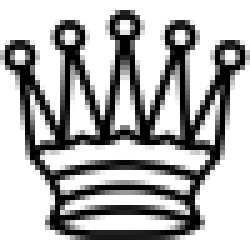
#> input picture code/queen.png, 50 x 50 px (shown 5 times larger)
$ python Queens.py
#> lines starting #> are read from the running program, lines starting #| are printed output that depends on the picture
import os
from collections import deque
import numpy as np
from matplotlib import pyplot as plt
import skimage
from skimage import io

image_directory = 'queen images'
N = 15


def is_valid(new_state, new_queen_i, new_queen_j):
    vertical_check = new_queen_j not in new_state
    if not vertical_check:
        return False
    main_diagonal = new_queen_i - new_queen_j
    anti_diagonal = new_queen_i + new_queen_j
    other_queens = new_state[:N - new_state.count(None)]
    for other_queen_i, other_queen_j in enumerate(other_queens):
        if other_queen_i - other_queen_j == main_diagonal:
            return False
        if other_queen_i + other_queen_j == anti_diagonal:
            return False
    return True


def expand_state(state):
    new_states = []
    available_places = state.count(None)
    if not available_places:
        return []
    new_queen_i = N - available_places
    for new_queen_j in range(N):
        if is_valid(state, new_queen_i, new_queen_j):
            new_state = list(state)
            new_state[new_queen_i] = new_queen_j
            new_states.append(tuple(new_state))
    return new_states


def search(initial_state):
    visited = {initial_state}
    states_queue = deque([initial_state])
    while states_queue:
        state_to_expand = states_queue.popleft()
        for next_state in expand_state(state_to_expand):
            if next_state not in visited:
                if next_state.count(None) == 0:
                    return next_state
                visited.add(next_state)
                states_queue.appendleft(next_state)
    return


def visualise_queens(queens):
    if not queens:
        print('Не постои решение за N =', N)
        return
    border_color = (0, 0, 0, 1)
    queen = skimage.img_as_float(io.imread('queen.png'))
    table = np.zeros((queen.shape[0] * N, queen.shape[1] * N, queen.shape[2]))
    margin = queen.shape[0] // 20
#> margin = 2
    for i, j in enumerate(queens):
        table[i*queen.shape[0]:(i+1)*queen.shape[0], j*queen.shape[1]:(j+1)*queen.shape[1]] = queen
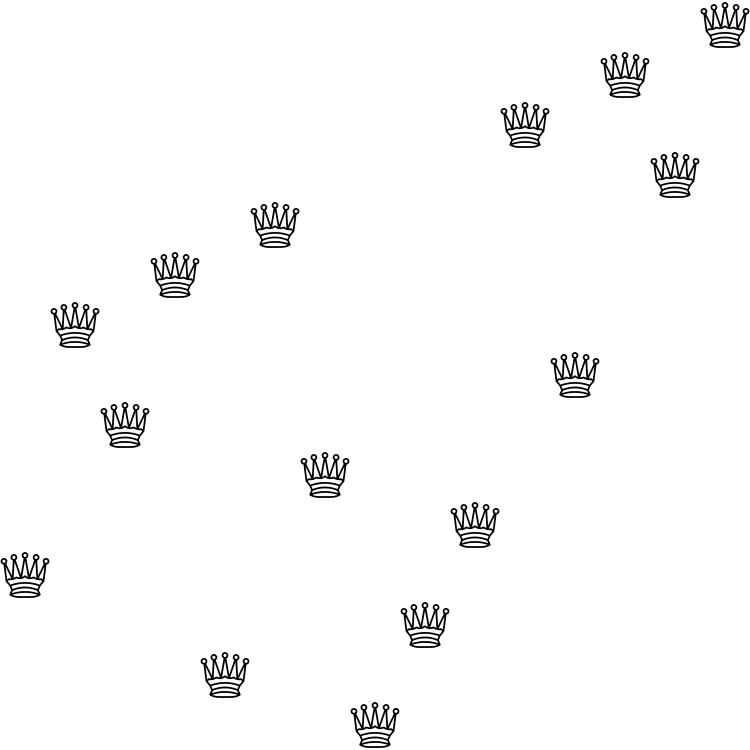
#> table: shape (750, 750, 4) float64; mean R, G, B, A 0.0147, 0.0147, 0.0147, 0.0346; transparent parts drawn white
    for index in range(1, N):
        table[index * queen.shape[0] - margin: index * queen.shape[0] + margin] = border_color
        table[:, index * queen.shape[1] - margin: index * queen.shape[1] + margin] = border_color
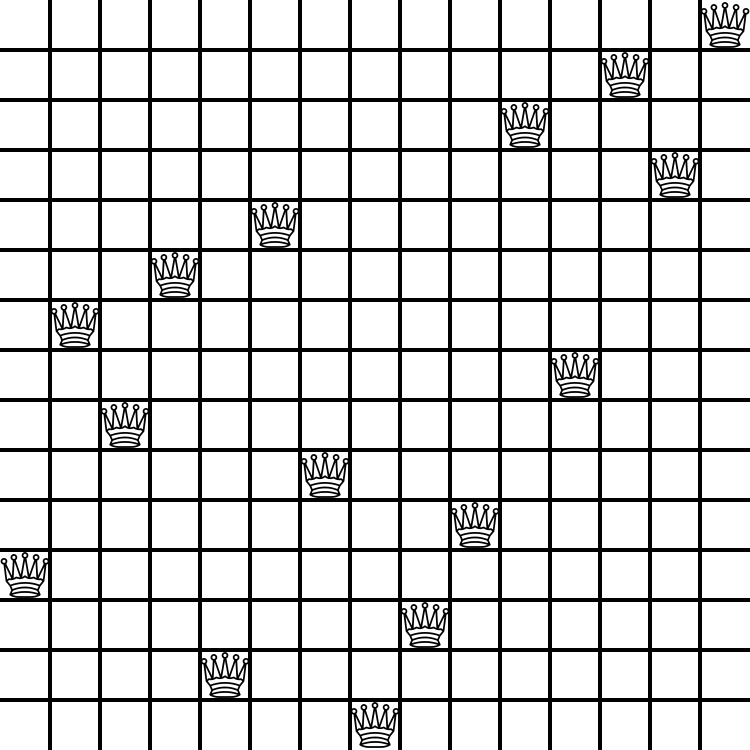
#> table: shape (750, 750, 4) float64; mean R, G, B, A 0.0147, 0.0147, 0.0147, 0.178; transparent parts drawn white
    plt.imsave('{}/{}.png'.format(image_directory, N), table)
    plt.imshow(table)
    plt.title('Queen problem solution N = {}'.format(N))
    plt.show()


def main():
    if not os.path.exists(image_directory):
        os.makedirs(image_directory)

    initial_state = (None,) * N
    queens = search(initial_state)
    visualise_queens(queens)


main()
